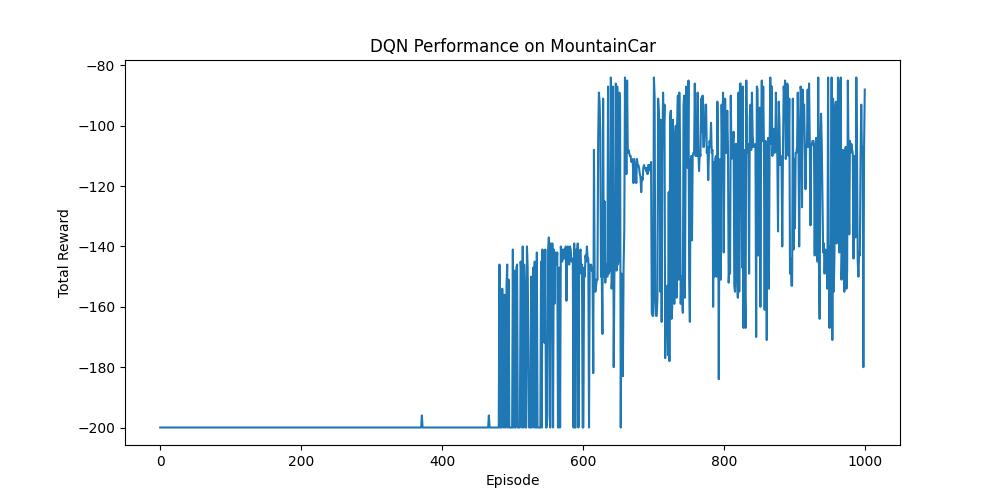

Write Python code to recreate this figure.
import gymnasium as gym
import math
import random
import matplotlib.pyplot as plt
from collections import deque, namedtuple
import torch
import torch.nn as nn
import torch.optim as optim
import torch.nn.functional as F
#parameters
BATCH_SIZE = 64
GAMMA = 0.99
EPS_START = 1.0
EPS_END = 0.01
EPS_DECAY = 0.995   # Slow decay is crucial for Mountain Car 
TAU = 0.005         # Soft update rate for target network
LR = 1e-3           # Learning rate

# device setup (uses GPU if available, else CPU)
device = torch.device("cuda" if torch.cuda.is_available() else "cpu")

#neural network
class DQN(nn.Module):
    def __init__(self, n_observations, n_actions):
        super(DQN, self).__init__()
        # A deeper network helps capture the complex curve needed to solve this
        self.layer1 = nn.Linear(n_observations, 128)
        self.layer2 = nn.Linear(128, 128)
        self.layer3 = nn.Linear(128, n_actions)

    def forward(self, x):
        x = F.relu(self.layer1(x))
        x = F.relu(self.layer2(x))
        return self.layer3(x)


env = gym.make("MountainCar-v0")

# Structure to store experiences
Transition = namedtuple('Transition', ('state', 'action', 'next_state', 'reward'))

class ReplayMemory(object):
    def __init__(self, capacity):
        self.memory = deque([], maxlen=capacity)

    def push(self, *args):
        """Save a transition"""
        self.memory.append(Transition(*args))

    def sample(self, batch_size):
        return random.sample(self.memory, batch_size)

    def __len__(self):
        return len(self.memory)

# Get number of actions and observations
n_actions = env.action_space.n
state, _ = env.reset()
n_observations = len(state)

#networks and optimizers
policy_net = DQN(n_observations, n_actions).to(device)
target_net = DQN(n_observations, n_actions).to(device)
target_net.load_state_dict(policy_net.state_dict()) # Synchronize initially

optimizer = optim.AdamW(policy_net.parameters(), lr=LR, amsgrad=True)
memory = ReplayMemory(10000)

steps_done = 0

#helper functions
def select_action(state):
    global steps_done
    sample = random.random()
    
    # Epsilon decay formula
    eps_threshold = EPS_END + (EPS_START - EPS_END) * \
        math.exp(-1. * steps_done / 10000) # Decay over ~10000 steps logic
    
    steps_done += 1
    
    # Epsilon-Greedy Logic
    if sample > eps_threshold:
        with torch.no_grad():
            # "Exploit": Pick the action with the largest expected reward
            return policy_net(state).max(1)[1].view(1, 1)
    else:
        # "Explore": Pick a random action
        return torch.tensor([[env.action_space.sample()]], device=device, dtype=torch.long)

def optimize_model():
    if len(memory) < BATCH_SIZE:
        return

    # 1. Sample a batch from memory
    transitions = memory.sample(BATCH_SIZE)
    batch = Transition(*zip(*transitions))

    # Mask for non-final states (states that didn't end the game)
    non_final_mask = torch.tensor(tuple(map(lambda s: s is not None,
                                          batch.next_state)), device=device, dtype=torch.bool)
    non_final_next_states = torch.cat([s for s in batch.next_state
                                                if s is not None])

    state_batch = torch.cat(batch.state)
    action_batch = torch.cat(batch.action)
    reward_batch = torch.cat(batch.reward)

    # 2. Compute Q(s, a) - the model's current prediction
    state_action_values = policy_net(state_batch).gather(1, action_batch)

    # 3. Compute V(s_{t+1}) for all next states.
    next_state_values = torch.zeros(BATCH_SIZE, device=device)
    with torch.no_grad():
        next_state_values[non_final_mask] = target_net(non_final_next_states).max(1)[0]
    
    # Compute the expected Q values (Bellman equation)
    expected_state_action_values = (next_state_values * GAMMA) + reward_batch

    # 4. Compute Loss (Huber loss is more robust to outliers)
    criterion = nn.SmoothL1Loss()
    loss = criterion(state_action_values, expected_state_action_values.unsqueeze(1))

    # 5. Optimize the model
    optimizer.zero_grad()
    loss.backward()
    # In-place gradient clipping (prevents exploding gradients)
    torch.nn.utils.clip_grad_value_(policy_net.parameters(), 100)
    optimizer.step()

#training loop
num_episodes = 1000
episode_rewards = []

print("Starting training (this may take a few minutes)...")

for i_episode in range(num_episodes):
    state, _ = env.reset()
    state = torch.tensor(state, dtype=torch.float32, device=device).unsqueeze(0)
    total_reward = 0
    
    for t in range(200): # Limit steps per episode to speed up training
        # Select and perform an action
        action = select_action(state)
        observation, reward, terminated, truncated, _ = env.step(action.item())
        
        # Reward shaping (Optional but helpful):
        # Give a small bonus if the car moves higher up the hill
        # position = observation[0]
        # if position > -0.5: reward += (0.5 + position)

        reward = torch.tensor([reward], device=device)
        done = terminated or truncated

        if terminated:
            next_state = None
        else:
            next_state = torch.tensor(observation, dtype=torch.float32, device=device).unsqueeze(0)

        # Store the transition in memory
        memory.push(state, action, next_state, reward)

        # Move to the next state
        state = next_state
        total_reward += reward.item()

        # Perform one step of the optimization (on the policy network)
        optimize_model()

        # Soft update of the target network's weights
        target_net_state_dict = target_net.state_dict()
        policy_net_state_dict = policy_net.state_dict()
        for key in policy_net_state_dict:
            target_net_state_dict[key] = policy_net_state_dict[key]*TAU + target_net_state_dict[key]*(1-TAU)
        target_net.load_state_dict(target_net_state_dict)

        if done:
            break
            
    episode_rewards.append(total_reward)
    
    # Print progress every 20 episodes
    if i_episode % 40 == 0:
        print(f"Episode {i_episode}: Total Reward {total_reward:.2f}")

print("Training Complete")
env.close()

# Plot results
plt.figure(figsize=(10,5))
plt.plot(episode_rewards)
plt.title("DQN Performance on MountainCar")
plt.xlabel("Episode")
plt.ylabel("Total Reward")
plt.show()
